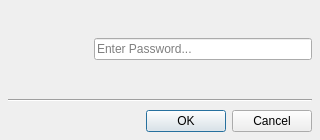
<?xml version="1.0" encoding="UTF-8"?>
<ui version="4.0">
 <class>PasswordDialog</class>
 <widget class="QDialog" name="PasswordDialog">
  <property name="geometry">
   <rect>
    <x>0</x>
    <y>0</y>
    <width>320</width>
    <height>140</height>
   </rect>
  </property>
  <property name="minimumSize">
   <size>
    <width>320</width>
    <height>140</height>
   </size>
  </property>
  <property name="maximumSize">
   <size>
    <width>320</width>
    <height>140</height>
   </size>
  </property>
  <property name="windowTitle">
   <string>Enter Password</string>
  </property>
  <layout class="QGridLayout" name="gridLayout">
   <property name="leftMargin">
    <number>8</number>
   </property>
   <property name="topMargin">
    <number>8</number>
   </property>
   <property name="rightMargin">
    <number>8</number>
   </property>
   <property name="bottomMargin">
    <number>8</number>
   </property>
   <property name="horizontalSpacing">
    <number>0</number>
   </property>
   <property name="verticalSpacing">
    <number>8</number>
   </property>
   <item row="0" column="3">
    <layout class="QVBoxLayout" name="verticalLayout">
     <item>
      <spacer name="verticalSpacer_2">
       <property name="orientation">
        <enum>Qt::Vertical</enum>
       </property>
       <property name="sizeHint" stdset="0">
        <size>
         <width>20</width>
         <height>40</height>
        </size>
       </property>
      </spacer>
     </item>
     <item>
      <widget class="QLineEdit" name="passwordEdit">
       <property name="sizePolicy">
        <sizepolicy hsizetype="MinimumExpanding" vsizetype="Fixed">
         <horstretch>0</horstretch>
         <verstretch>0</verstretch>
        </sizepolicy>
       </property>
       <property name="echoMode">
        <enum>QLineEdit::Password</enum>
       </property>
       <property name="placeholderText">
        <string>Enter Password...</string>
       </property>
       <property name="clearButtonEnabled">
        <bool>true</bool>
       </property>
      </widget>
     </item>
     <item>
      <spacer name="verticalSpacer">
       <property name="orientation">
        <enum>Qt::Vertical</enum>
       </property>
       <property name="sizeHint" stdset="0">
        <size>
         <width>20</width>
         <height>40</height>
        </size>
       </property>
      </spacer>
     </item>
    </layout>
   </item>
   <item row="0" column="0">
    <spacer name="horizontalSpacer">
     <property name="orientation">
      <enum>Qt::Horizontal</enum>
     </property>
     <property name="sizeType">
      <enum>QSizePolicy::Minimum</enum>
     </property>
     <property name="sizeHint" stdset="0">
      <size>
       <width>10</width>
       <height>10</height>
      </size>
     </property>
    </spacer>
   </item>
   <item row="1" column="0" colspan="4">
    <widget class="Line" name="line">
     <property name="orientation">
      <enum>Qt::Horizontal</enum>
     </property>
    </widget>
   </item>
   <item row="2" column="3">
    <widget class="QDialogButtonBox" name="buttonBox">
     <property name="orientation">
      <enum>Qt::Horizontal</enum>
     </property>
     <property name="standardButtons">
      <set>QDialogButtonBox::Cancel|QDialogButtonBox::Ok</set>
     </property>
    </widget>
   </item>
   <item row="0" column="1">
    <widget class="QLabel" name="iconLabel">
     <property name="sizePolicy">
      <sizepolicy hsizetype="Minimum" vsizetype="Minimum">
       <horstretch>0</horstretch>
       <verstretch>0</verstretch>
      </sizepolicy>
     </property>
     <property name="minimumSize">
      <size>
       <width>64</width>
       <height>64</height>
      </size>
     </property>
     <property name="maximumSize">
      <size>
       <width>64</width>
       <height>64</height>
      </size>
     </property>
     <property name="text">
      <string/>
     </property>
     <property name="pixmap">
      <pixmap>../resources/images/security.png</pixmap>
     </property>
     <property name="scaledContents">
      <bool>true</bool>
     </property>
    </widget>
   </item>
   <item row="0" column="2">
    <spacer name="horizontalSpacer_2">
     <property name="orientation">
      <enum>Qt::Horizontal</enum>
     </property>
     <property name="sizeType">
      <enum>QSizePolicy::Minimum</enum>
     </property>
     <property name="sizeHint" stdset="0">
      <size>
       <width>12</width>
       <height>10</height>
      </size>
     </property>
    </spacer>
   </item>
  </layout>
 </widget>
 <resources/>
 <connections>
  <connection>
   <sender>buttonBox</sender>
   <signal>accepted()</signal>
   <receiver>PasswordDialog</receiver>
   <slot>accept()</slot>
   <hints>
    <hint type="sourcelabel">
     <x>248</x>
     <y>254</y>
    </hint>
    <hint type="destinationlabel">
     <x>157</x>
     <y>274</y>
    </hint>
   </hints>
  </connection>
  <connection>
   <sender>buttonBox</sender>
   <signal>rejected()</signal>
   <receiver>PasswordDialog</receiver>
   <slot>reject()</slot>
   <hints>
    <hint type="sourcelabel">
     <x>316</x>
     <y>260</y>
    </hint>
    <hint type="destinationlabel">
     <x>286</x>
     <y>274</y>
    </hint>
   </hints>
  </connection>
 </connections>
</ui>
